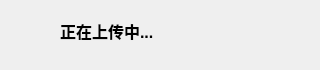
<?xml version="1.0" encoding="UTF-8"?>
<ui version="4.0">
 <class>Dialog</class>
 <widget class="QDialog" name="Dialog">
  <property name="geometry">
   <rect>
    <x>0</x>
    <y>0</y>
    <width>320</width>
    <height>70</height>
   </rect>
  </property>
  <property name="minimumSize">
   <size>
    <width>320</width>
    <height>70</height>
   </size>
  </property>
  <property name="maximumSize">
   <size>
    <width>320</width>
    <height>70</height>
   </size>
  </property>
  <property name="windowTitle">
   <string>提示</string>
  </property>
  <property name="windowIcon">
   <iconset resource="image_path.qrc">
    <normaloff>:/images/logo.ico</normaloff>:/images/logo.ico</iconset>
  </property>
  <widget class="QLabel" name="label">
   <property name="geometry">
    <rect>
     <x>60</x>
     <y>20</y>
     <width>191</width>
     <height>21</height>
    </rect>
   </property>
   <property name="font">
    <font>
     <pointsize>12</pointsize>
     <weight>75</weight>
     <bold>true</bold>
    </font>
   </property>
   <property name="text">
    <string>正在上传中...</string>
   </property>
  </widget>
 </widget>
 <resources>
  <include location="image_path.qrc"/>
 </resources>
 <connections/>
</ui>
